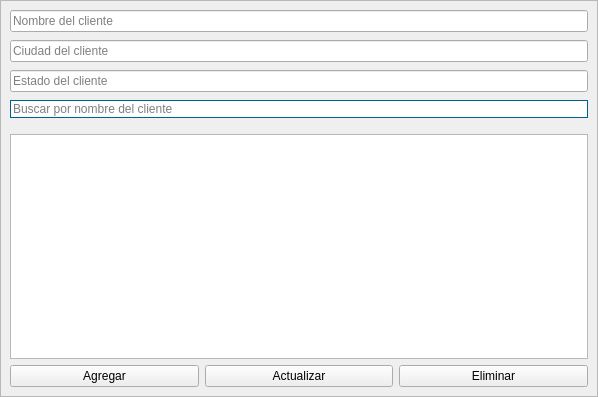
<?xml version="1.0" encoding="UTF-8"?>
<ui version="4.0">
 <class>clientes_financiero_contenedor</class>
 <widget class="QWidget" name="clientes_financiero_contenedor">
  <property name="geometry">
   <rect>
    <x>0</x>
    <y>0</y>
    <width>598</width>
    <height>397</height>
   </rect>
  </property>
  <property name="windowTitle">
   <string>Form</string>
  </property>
  <property name="styleSheet">
   <string notr="true">[objectName*=&quot;contenedor&quot;]{
background-color: rgb(223, 223, 223);
}
[objectName*=&quot;txt&quot;]{
background-color: rgb(255, 255, 255);
border-radius: 4px;
border-bottom:1px solid  rgb(0, 0, 0);
font-size: 14px;
font-family:Arial;
	color: rgb(0, 0, 0);
}
[objectName*=&quot;txt&quot;]:hover{
border-bottom:2px solid rgb(0, 0, 241);
}
[objectName*=&quot;txt&quot;]:focus{
border-bottom:2px solid rgb(0, 0, 241);
}
#txt_buscador{
border: 1px solid rgb(0, 96, 144)
}
#txt_buscador:hover{
border:2px solid rgb(0, 0, 241);
}
#txt_buscador:focus{
border: 2px solid rgb(0, 138, 0)
}
[objectName*=&quot;btn&quot;]{
font-family: Arial;
font-size: 14px;
font-weight:bold;
background-color: rgb(74, 148, 222);
border-radius: 2px;
padding: 2px 0px;
}
[objectName*=&quot;btn&quot;]:hover{
background-color: rgb(65, 131, 197);
}
[objectName*=&quot;btn&quot;]:pressed{
background-color: rgb(55, 111, 167);
}
[objectName*=&quot;tabla&quot;]{
background-color: rgb(255, 255, 255);
color: rgb(0, 0, 0);
font-family: Arial;
font-size: 12px;
}</string>
  </property>
  <layout class="QGridLayout" name="gridLayout">
   <property name="leftMargin">
    <number>0</number>
   </property>
   <property name="topMargin">
    <number>0</number>
   </property>
   <property name="rightMargin">
    <number>0</number>
   </property>
   <property name="bottomMargin">
    <number>0</number>
   </property>
   <property name="spacing">
    <number>0</number>
   </property>
   <item row="0" column="0">
    <widget class="QFrame" name="contenedor">
     <property name="frameShape">
      <enum>QFrame::StyledPanel</enum>
     </property>
     <property name="frameShadow">
      <enum>QFrame::Raised</enum>
     </property>
     <layout class="QGridLayout" name="gridLayout_2">
      <item row="0" column="0">
       <layout class="QVBoxLayout" name="verticalLayout">
        <property name="spacing">
         <number>8</number>
        </property>
        <property name="bottomMargin">
         <number>10</number>
        </property>
        <item>
         <widget class="QLineEdit" name="txt_nombrecliente">
          <property name="placeholderText">
           <string>Nombre del cliente</string>
          </property>
          <property name="clearButtonEnabled">
           <bool>true</bool>
          </property>
         </widget>
        </item>
        <item>
         <widget class="QLineEdit" name="txt_ciudadcliente">
          <property name="placeholderText">
           <string>Ciudad del cliente</string>
          </property>
          <property name="clearButtonEnabled">
           <bool>true</bool>
          </property>
         </widget>
        </item>
        <item>
         <widget class="QLineEdit" name="txt_estadocliente">
          <property name="placeholderText">
           <string>Estado del cliente</string>
          </property>
          <property name="clearButtonEnabled">
           <bool>true</bool>
          </property>
         </widget>
        </item>
        <item>
         <widget class="QLineEdit" name="txt_buscador">
          <property name="placeholderText">
           <string>Buscar por nombre del cliente</string>
          </property>
          <property name="clearButtonEnabled">
           <bool>true</bool>
          </property>
         </widget>
        </item>
       </layout>
      </item>
      <item row="1" column="0">
       <widget class="QTableView" name="tabla_clientes"/>
      </item>
      <item row="2" column="0">
       <layout class="QHBoxLayout" name="horizontalLayout">
        <item>
         <widget class="QPushButton" name="btn_agregar">
          <property name="text">
           <string>Agregar</string>
          </property>
         </widget>
        </item>
        <item>
         <widget class="QPushButton" name="btn_actualizar">
          <property name="text">
           <string>Actualizar</string>
          </property>
         </widget>
        </item>
        <item>
         <widget class="QPushButton" name="btn_eliminar">
          <property name="text">
           <string>Eliminar</string>
          </property>
         </widget>
        </item>
       </layout>
      </item>
     </layout>
    </widget>
   </item>
  </layout>
 </widget>
 <resources/>
 <connections/>
</ui>
